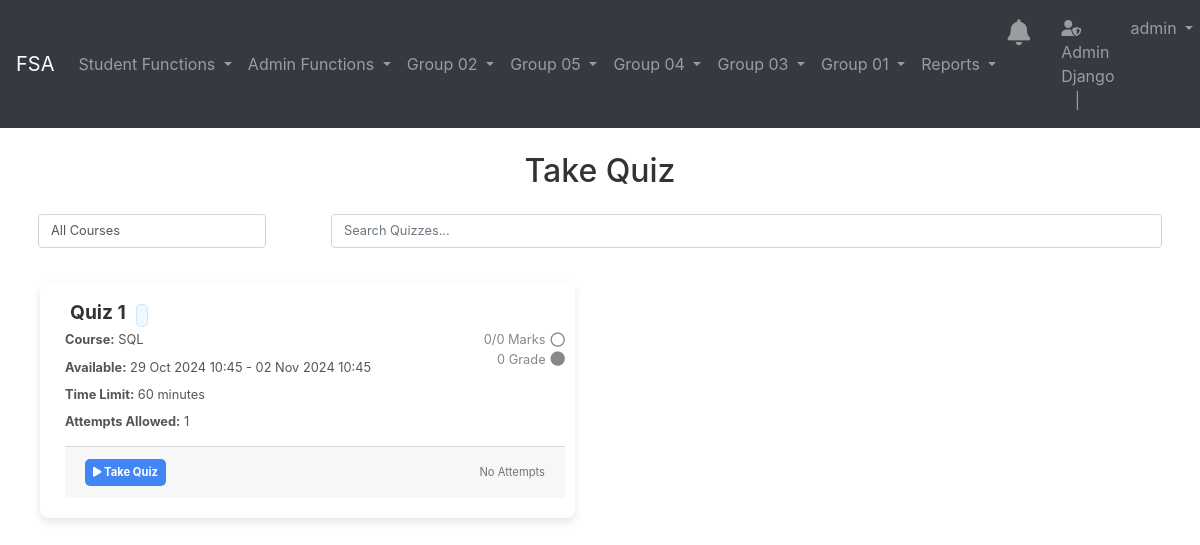
The app's page /std_quiz/ (signed in) with its own data.
### module_group/models.py (models this page shows, shortened)
class ModuleGroup(models.Model):
    group_name = models.CharField(max_length=255)

### user/models.py (models this page shows)
class User(AbstractUser):
    date_joined = models.DateTimeField(auto_now_add=True)
    training_programs = models.ManyToManyField(TrainingProgram, blank=True)
    modules = models.ManyToManyField(Module, related_name='assigned_users', blank=True)
    groups = models.ManyToManyField(
        Group,
        blank=True,
        help_text='The groups this user belongs to.',
        verbose_name='groups',
        related_name='custom_user_groups',
    )
    user_permissions = models.ManyToManyField(
        Permission,
        blank=True,
        help_text='Specific permissions for this user.',
        verbose_name='user permissions',
        related_name='custom_user_permissions',
    )

### quiz/models.py (models this page shows, shortened)
class Quiz(models.Model):
    course = models.ForeignKey(Course, on_delete=models.CASCADE)
    quiz_title = models.CharField(max_length=255)
    quiz_description = models.TextField(blank=True, null=True)
    total_marks = models.IntegerField()
    time_limit = models.IntegerField(default=60, blank=True)
    created_by = models.ForeignKey(settings.AUTH_USER_MODEL, on_delete=models.SET_NULL, null=True)
    created_at = models.DateTimeField(auto_now_add=True)
    updated_at = models.DateTimeField(auto_now=True)
    start_datetime = models.DateTimeField(null=True, blank=True)
    end_datetime = models.DateTimeField(null=True, blank=True)
    attempts_allowed = models.PositiveIntegerField(default=1)

### course/models.py (models this page shows, shortened)
class Course(models.Model):
    course_name = models.CharField(max_length=255, unique=True)
    course_code = models.CharField(max_length=20, unique=True, blank=True, null=True)
    description = models.TextField(blank=True, null=True)
    creator = models.ForeignKey(settings.AUTH_USER_MODEL, on_delete=models.SET_NULL, null=True, blank=True, related_name='created_courses')
    instructor = models.ForeignKey(settings.AUTH_USER_MODEL, on_delete=models.SET_NULL, null=True, blank=True, related_name='taught_courses')
    published = models.BooleanField(default=True)
    prerequisites = models.ManyToManyField('self', symmetrical=False, blank=True, related_name='is_prerequisite_for')
    tags = models.ManyToManyField('Tag', blank=True, related_name='courses')
    image = models.ImageField(upload_to='course_images/', null=True, blank=True)
    def __str__(self):
        return self.course_name

### std_quiz/views.py (the view, shortened to what this page needs)
# urls.py: path('', views.quiz_list, name='quiz_list'),
@login_required
def quiz_list(request):
    module_groups = ModuleGroup.objects.all()
    courses = Course.objects.all()
    quizzes = Quiz.objects.select_related('course').annotate(question_count=Count('questions')).all().order_by('-created_at')
    selected_course = request.GET.get('course')
    if selected_course:
        quizzes = quizzes.filter(course__id=selected_course)  # Correct filter
    quiz_data = []  # Danh sách để lưu thông tin quiz và kết quả
    for quiz in quizzes:
        last_attempt = quiz.studentquizattempt_set.filter(user=request.user).last()
        marks = "0/0"
        grade = 0
        quiz_data.append({
            'quiz': quiz,
            'marks': marks,
            'grade': round(grade, 2),  # Làm tròn đến 2 chữ số thập phân
            'last_attempt': last_attempt
        })
    context = {
        'module_groups': module_groups,
        'quiz_data': quiz_data,  # Truyền quiz_data vào context
        'courses': courses,
        'selected_course': selected_course,
    }
    return render(request, 'quiz_list_student.html', context)

### std_quiz/templates/quiz_list_student.html (shortened to what this page needs)
{% extends "base.html" %}
{% load static %}
{% block content %}
<head>
    <link rel="stylesheet" href="https://stackpath.bootstrapcdn.com/bootstrap/4.5.2/css/bootstrap.min.css">
    <link rel="stylesheet" type="text/css" href="{% static 'styles.css' %}">
</head>
<div class="container mt-4 ">
    <h1 class="mb-4">Take Quiz</h1>
    <div class="text-center mb-4">
        <form method="GET" action="{% url 'std_quiz:quiz_list' %}" class="form-inline justify-content-center mt-3">
            <div class="form-group select-group mx-2">
                <select class="form-control" id="courseSelect" name="course" onchange="this.form.submit()">
                    <option value="">All Courses</option>
                </select>
            </div>
            <div class="form-group search-group mx-2">
                <input type="text" class="form-control" placeholder="Search Quizzes..." id="searchInput" onkeyup="searchQuizzes()">
            </div>
        </form>
    </div>
    <div class="row" id="quizCards">
        {% for quiz_item in quiz_data %}
        <div class="col-md-6">
            <div class="quiz-card">
                <div class="card">
                    <div class="card-body">
                        <div class="title-description d-flex justify-content-between align-items-center">
                            <div>
                                <h5 class="card-title">
                                    <span class="description">{{ quiz_item.quiz.quiz_title }}</span>
                                    <span class="small-description">{{ quiz_item.quiz.quiz_description }}</span>
                                </h5>
                            </div>
                        </div>
                        <div class="stats-container">
                            <div>
                                <p class="card-text"><strong>Course:</strong> {{ quiz_item.quiz.course }}</p>
                                <p class="card-text"><strong>Available:</strong> {{ quiz_item.quiz.start_datetime|date:"d M Y H:i" }} - {% if quiz_item.quiz.end_datetime %}{{ quiz_item.quiz.end_datetime|date:"d M Y H:i" }}{% else %}N/A{% endif %}</p>
                                <p class="card-text"><strong>Time Limit:</strong> {{ quiz_item.quiz.time_limit }} minutes</p>
                                <p class="card-text"><strong>Attempts Allowed:</strong> {{ quiz_item.quiz.attempts_allowed }}</p>
                            </div>
                            <div class="invited-assessed-qualified">
                                <p style="margin-bottom: 0;">{{ quiz_item.marks }} Marks <i class="fa-regular fa-circle"></i></p>
                                <p style="margin-bottom: 0;">{{ quiz_item.grade }} Grade <i class="fa-solid fa-circle"></i></p>
                            </div>
                        </div>
                        <div class="card-footer footer-actions">
                            {% if quiz_item.quiz.questions.exists %}
                                <a href="{% url 'std_quiz:take_quiz' quiz_item.quiz.id %}" class="btn btn-blue btn-sm small-text" title="Preview quiz">
                                    <i class="fas fa-play"></i> Take Quiz
                                </a>
                            {% else %}
                                <span class="btn btn-blue btn-sm small-text disabled" title="No questions available">No questions </span>
                            {% endif %}
                            {% if quiz_item.last_attempt %}
                                <a href="{% url 'std_quiz:quiz_result' quiz_item.quiz.id quiz_item.last_attempt.id %}" class="btn btn-blue-green btn-sm small-text">
                                    <i class="fas fa-chart-line"></i> Result
                                </a>
                            {% else %}
                                <span class="text-muted" style="font-size: 0.7rem;">No Attempts</span>
                            {% endif %}
                        </div>
                    </div>
                </div>
            </div>
        </div>
        {% empty %}
            <div class="col-12 text-center">
                <p>No quizzes available.</p>
            </div>
        {% endfor %}
    </div>
</div>
{% endblock %}

### main/templates/base.html (shortened to what this page needs)
<!DOCTYPE html>
<html lang="en">
<head>
    <link rel="stylesheet" href="https://cdnjs.cloudflare.com/ajax/libs/font-awesome/5.15.4/css/all.min.css">
    <link href="https://cdn.jsdelivr.net/npm/bootstrap@5.3.0-alpha1/dist/css/bootstrap.min.css" rel="stylesheet">
    <link rel="stylesheet" href="https://stackpath.bootstrapcdn.com/bootstrap/4.5.2/css/bootstrap.min.css">
</head>
<link rel="stylesheet" href="https://cdnjs.cloudflare.com/ajax/libs/font-awesome/6.0.0-beta3/css/all.min.css">
</head>
<body>
    <nav class="navbar navbar-expand-lg navbar-dark bg-dark">
        <a class="navbar-brand" href="{% url 'main:home' %}">FSA</a>
        <div class="collapse navbar-collapse">
            {% if user.is_authenticated and user.is_superuser %}
            <ul class="navbar-nav mr-auto">
                {% for group in module_groups %}
                    <li class="nav-item dropdown">
                        <a class="nav-link dropdown-toggle" href="#" id="{{ group.id }}" role="button" data-bs-toggle="dropdown" aria-haspopup="true" aria-expanded="false">
                            {{ group.group_name }}
                        </a>
                    </li>
                {% endfor %}
            </ul>
                {% endif %}
            {% if request.user.is_authenticated %}
            <ul class="navbar-nav ml-auto">
                {% include 'notification_bell.html' %}
                <li class="nav-item">
                    <a class="nav-link" href="{% url 'admin:index' %}" target="_blank">
                        <i class="fas fa-user-shield"></i> Admin Django &nbsp;&nbsp;&nbsp;|
                    </a>
                </li>
                <li class="nav-item dropdown">
                    <a class="nav-link dropdown-toggle" href="#" id="navbarDropdown" role="button" data-bs-toggle="dropdown" aria-haspopup="true" aria-expanded="false">
                        {{ request.user.get_full_name|default:request.user.username }}
                    </a>
                </li>
            </ul>
        {% endif %}
        </nav>
    <div class="container-fluid mt-4">
        {% block content %}{% endblock %}
    </div>
</body>
</html>

### quiz/static/styles.css (style rules this page uses)
.btn { border-radius: 5px; padding: 10px 15px; font-size: 0.9em; font-weight: bold; }
.btn-blue { background-color: #86c6fb; color: black; }
h1 { color: #333; font-size: 2rem; text-align: center; }
.card { border: 1px solid #ddd; border-radius: 8px; box-shadow: 0 4px 8px rgba(0, 0, 0, 0.1); }
.quiz-card { margin-bottom: 20px; }
.small-description { background-color: #f0f8ff; border: 1px solid #d0e6ff; padding: 5px; border-radius: 5px; font-size: 0.4em; margin-left: 10px; margin-bottom: 50px; }
.description { background-color: transparent; padding: 0; font-size: 0.8em; margin-left: 0; margin-top: 5px; color: #333; font-weight: bold; }
.card-title { font-size: 1.8em; color: #333; margin: 5px; }
.card-text { margin-bottom: 0.5rem; font-size: 15px; }
.card-body { padding: 10px 10px 20px 25px; }

### records on screen
ModuleGroup: group_name "Student Functions"
ModuleGroup: group_name "Admin Functions"
ModuleGroup: group_name "Group 02"
ModuleGroup: group_name "Group 05"
ModuleGroup: group_name "Group 04"
ModuleGroup: group_name "Group 03"
ModuleGroup: group_name "Group 01"
ModuleGroup: group_name "Reports"
User: user.get_full_name "admin"
Quiz: quiz.quiz_title "Quiz 1", quiz.course "SQL", quiz.start_datetime "29 Oct 2024 10:45", quiz.end_datetime "02 Nov 2024 10:45", quiz.time_limit "60", quiz.attempts_allowed "1", marks "0/0", grade "0", shows "Take Quiz"
